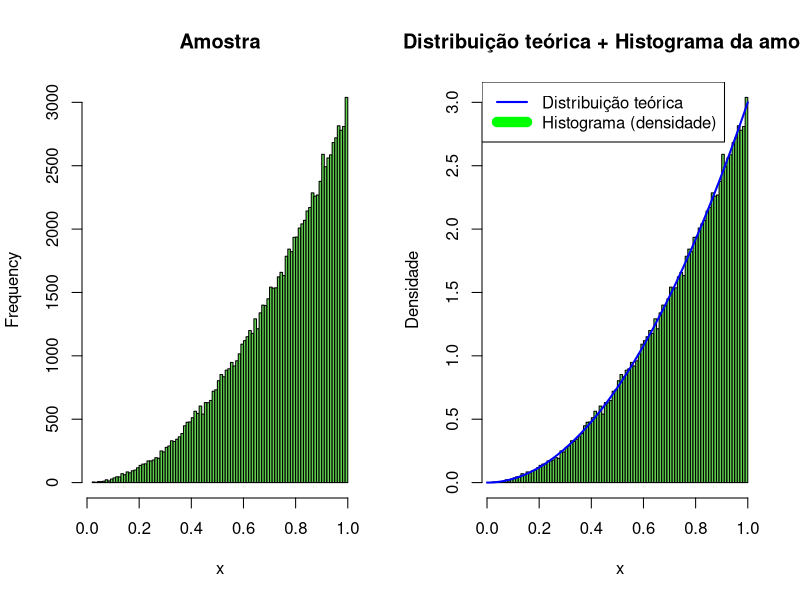

Write the R code that produced this figure.
# Para 0 < x < 1:
  # f(x)    = 3x²
  # F(x)    = x³
  # F^-1(x) = u^(1/3)


f <- function(x)
{
  return (3*x^2)
}

inversaFx <- function(u)
{
  return (u^(1/3))
}

gerarAmostraX <- function(nSamples)
{
  X <- rep(0, nSamples)
  U <- runif(nSamples)
  
  for (i in 1:nSamples)
  {
   X[i] <- inversaFx(U[i])
  }
  
  return (X)
}

nSamples <- 100000
X <- gerarAmostraX(nSamples)

par(mfrow = c(1,2))
valorx <- seq(0, 1, 0.01)
valory <- f(valorx)

# amostra
hist(X, breaks=100, col = 3, main="Amostra", xlab = "x")

# f(x) e amostra
hist(X, breaks=100, probability=TRUE, # ativa DENSIDADE, não frequência
     col = 3, 
     main = "Distribuição teórica + Histograma da amostra",
     xlab = "x",
     ylab = "Densidade")

lines(valorx, valory, col = "blue", lwd = 2)

legend("topleft",
       legend = c("Distribuição teórica", "Histograma (densidade)"),
       col = c("blue", "green"),
       lwd = c(2, 10))
